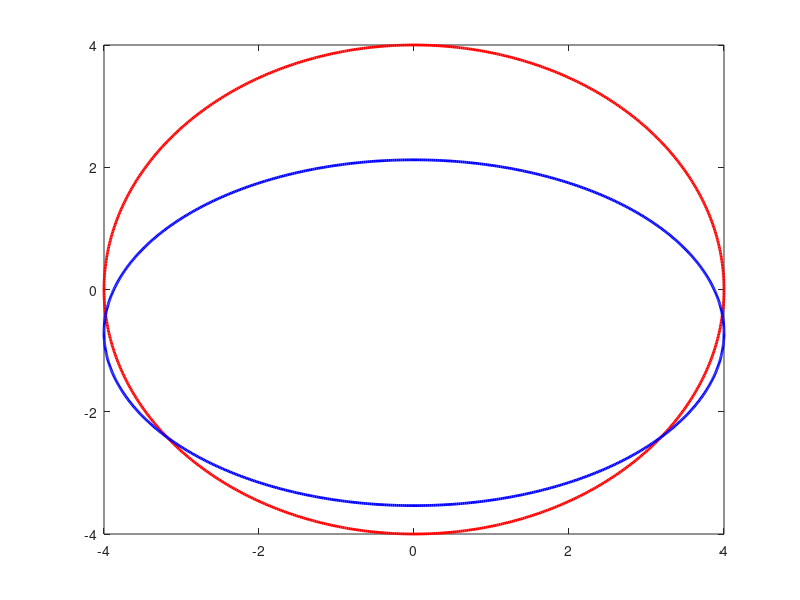

Reproduce this figure in MATLAB.
clear;
clc;

x_0 = 0;
y_0 = 0;
a = 4;
b = 4;
phi = 0;

N = 1000;
theta = 0:2*pi/N:2*pi;
x = zeros(3, size(theta,2));
f1 = x_0 + a*cos(theta)*cos(phi) - b*sin(theta)*sin(phi);
x(1,:) = f1;
f2 = y_0 + a*cos(theta)*sin(phi) + b*sin(theta)*cos(phi);
x(2,:) = f2;

% let's move to 3d space
sample_to_detector_distance = 1.0; % in meters
x(3,:) = repmat(sample_to_detector_distance, 1, size(theta,2));

% rotate the pixel coordinate in the standard labatory frame
rho_1 = 45;   % rotation around the x_1 axis in degrees
rho_2 = 0;      % rotation around the x_2 axis in degrees
rho_3 = 0;      % rotation around the x_3 axis in degrees

R_1 = [1 0 0; 0 cosd(rho_1) -sind(rho_1); 0 sind(rho_1) cosd(rho_1)];
R_2 = [cosd(rho_2) 0 sind(rho_2); 0 1 0; -sind(rho_2) 0 cosd(rho_2)];
R_3 = [cosd(rho_3) -sind(rho_3) 0; sind(rho_3) cosd(rho_3) 0; 0 0 1];

x_prime = zeros(3, size(x,2));
for i=1:size(x,2)
    x_prime(:,i) = R_1*R_2*R_3*x(:,i);
end

% plot3(x_prime(1,:),x_prime(2,:),x_prime(3,:),'r-','LineWidth',2);

plot(x(1,:),x(2,:),'r-','LineWidth',2);
hold on;
plot(x_prime(1,:),x_prime(2,:),'b-','LineWidth',2);